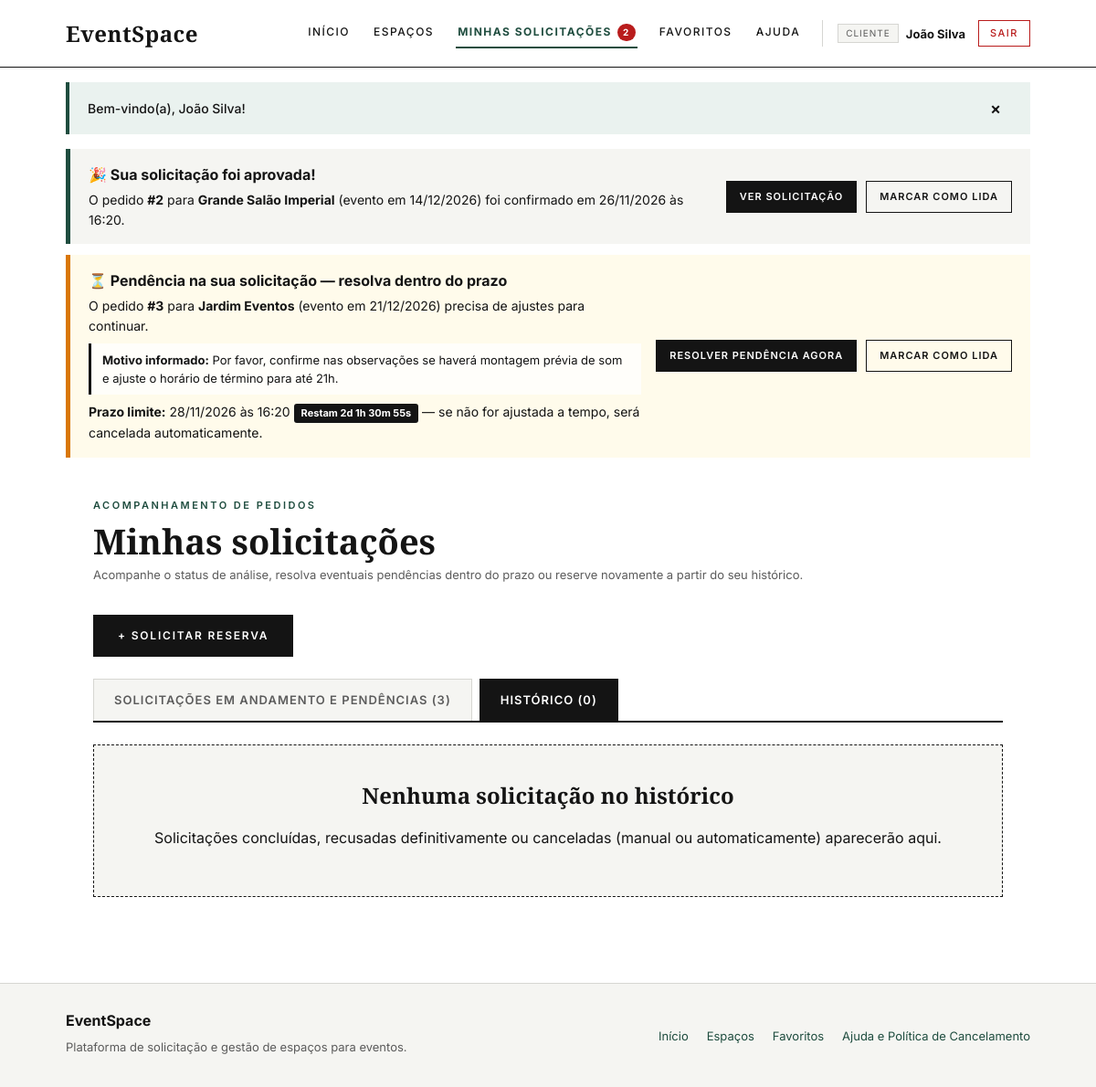
Screenshot of /reservas/minhas?aba=historico (signed in) with the database file from the repository.
### tables this page shows
CREATE TABLE reservas (
  id INT AUTO_INCREMENT PRIMARY KEY,
  espaco_id INT NOT NULL,
  cliente_id INT NOT NULL,
  data_evento DATE NOT NULL,
  hora_inicio TIME NOT NULL,
  hora_fim TIME NOT NULL,
  tipo_evento VARCHAR(60) NOT NULL,
  qtd_pessoas INT NOT NULL,
  observacoes TEXT,
  status ENUM('PENDENTE','APROVADA','REJEITADA','CANCELADA','CONCLUIDA') NOT NULL DEFAULT 'PENDENTE',
  data_solicitacao DATETIME NOT NULL DEFAULT CURRENT_TIMESTAMP,
  data_atualizacao DATETIME NULL DEFAULT NULL,
  notificado TINYINT(1) NOT NULL DEFAULT 1,
  motivo_recusa TEXT NULL DEFAULT NULL,
  prazo_resolucao DATETIME NULL DEFAULT NULL,
  cancelada_automaticamente TINYINT(1) NOT NULL DEFAULT 0,
  motivo_cancelamento TEXT NULL DEFAULT NULL,
  reenviada TINYINT(1) NOT NULL DEFAULT 0,
  FOREIGN KEY (espaco_id) REFERENCES espacos(id),
  FOREIGN KEY (cliente_id) REFERENCES usuarios(id)
);

CREATE TABLE espacos (
  id INT AUTO_INCREMENT PRIMARY KEY,
  nome VARCHAR(100) NOT NULL,
  tipo VARCHAR(50) NOT NULL,
  descricao TEXT,
  comodidades VARCHAR(255),
  capacidade INT NOT NULL,
  preco DECIMAL(10,2) NOT NULL,
  disponivel TINYINT(1) NOT NULL DEFAULT 1,
  responsavel_nome VARCHAR(100) DEFAULT 'Coordenação EventSpace',
  responsavel_contato VARCHAR(100) DEFAULT 'contato@eventspace.com.br · (11) 99999-0000',
  imagem_url VARCHAR(500) NULL DEFAULT NULL,
  imagem_credito VARCHAR(255) NULL DEFAULT NULL,
  galeria_imagens TEXT NULL DEFAULT NULL,
  endereco VARCHAR(255) NULL DEFAULT NULL,
  cidade VARCHAR(100) NOT NULL DEFAULT 'São Paulo',
  estado VARCHAR(2) NOT NULL DEFAULT 'SP',
  cep VARCHAR(15) NULL DEFAULT NULL,
  latitude DECIMAL(10,7) NULL DEFAULT NULL,
  longitude DECIMAL(10,7) NULL DEFAULT NULL
);

### app/helpers.php (called while the page is built, shortened)
<?php
function baseUrl(): string
{
    return defined('BASE_URL') ? (string)constant('BASE_URL') : '';
}
function url(string $path = ''): string
{
    $base = baseUrl();
    $path = ltrim($path, '/');
    return $base . ($path !== '' ? '/' . $path : ($base !== '' ? '/' : '/'));
}
function asset(string $path): string
{
    return baseUrl() . '/assets/' . ltrim($path, '/');
}
function e(mixed $s): string
{
    return htmlspecialchars(is_scalar($s) ? (string)$s : '', ENT_QUOTES, 'UTF-8');
}
function dataBR(?string $d): string
{
    $ts = strtotime($d);
    return $ts !== false ? date('d/m/Y', $ts) : '—';
}
function dataHoraBR(?string $d): string
{
    $ts = strtotime($d);
    return $ts !== false ? date('d/m/Y \à\s H:i', $ts) : '';
}
function dataHoraIso(?string $d): string
{
    $ts = strtotime($d);
    return $ts !== false ? date('c', $ts) : '';
}
function usuarioLogado(): ?array
{
    return $_SESSION['usuario'] ?? null;
}
function temPrazoAtivo(array $reserva): bool
{
    $ts = strtotime((string)$reserva['prazo_resolucao']);
    return $ts !== false && $ts > time();
}
function renderizarView(
    mysqli $conn,
    string $view,
    array $dados = [],
    string $titulo = '',
    string $itemMenuAtivo = ''
): void {
    $u = usuarioLogado();
    $notificacoes = [];
    if ($u && ($u['tipo'] ?? '') === 'cliente') {
        $notificacoes = obterNotificacoesCliente($conn, (int)$u['id']);
    }
    extract($dados, EXTR_SKIP);
    $conteudo = (string)ob_get_clean();
    $usuarioAtual = $u;
    require __DIR__ . '/Views/layout.php';
}

### app/Controllers/reserva_controller.php (called while the page is built, shortened)
<?php
function reservasMinhas(mysqli $conn): void
{
    $u = usuarioLogado();
    $todas = listarReservasCliente($conn, (int)$u['id']);
    $ativas = array_values(array_filter(
        $todas,
        static fn(array $r): bool => in_array($r['status'], ['PENDENTE', 'APROVADA'], true) || temPrazoAtivo($r)
    ));
    $hist = array_values(array_filter(
        $todas,
        static fn(array $r): bool => !in_array($r['status'], ['PENDENTE', 'APROVADA'], true) && !temPrazoAtivo($r)
    ));
    $aba = textoEntrada($_GET, 'aba') === 'historico' ? 'historico' : 'ativas';
    renderizarView($conn, 'reservas/minhas', [
        'aba'    => $aba,
        'ativas' => $ativas,
        'hist'   => $hist,
    ], 'Minhas solicitações', 'solicitudes');
}

### app/Models/reserva_model.php (called while the page is built, shortened)
<?php
function obterNotificacoesCliente(mysqli $conn, int $clienteId): array
{
    $st = $conn->prepare(
        "SELECT r.id, r.status, r.data_evento, r.data_atualizacao, r.motivo_recusa,
                r.prazo_resolucao, r.cancelada_automaticamente, r.motivo_cancelamento,
                e.nome AS espaco
         FROM reservas r
         JOIN espacos e ON e.id = r.espaco_id
         WHERE r.cliente_id = ?
           AND r.notificado = 0
           AND (
               r.status IN ('APROVADA', 'REJEITADA')
               OR (r.status = 'CANCELADA' AND r.cancelada_automaticamente = 1)
           )
         ORDER BY r.data_atualizacao DESC"
    );
    $st->bind_param('i', $clienteId);
    $st->execute();
    return $st->get_result()->fetch_all(MYSQLI_ASSOC);
}

### app/Views/layout.php (the view, shortened to what this page needs)
<?php
$u = $usuarioAtual ?? null;
?>
<!DOCTYPE html>
<html lang="pt-BR">
<head>
  <link rel="stylesheet" href="<?= asset('css/style.css') ?>">
</head>
<body data-base-url="<?= e(baseUrl()) ?>">
  <header class="topo">
    <a class="logo" href="<?= url('') ?>">EventSpace</a>
    <nav aria-label="Navegação principal">
      <?php if ($u && ($u['tipo'] ?? '') === 'administrador'): ?>
        <a href="<?= url('admin') ?>" class="<?= ($itemMenuAtivo ?? '') === 'admin' ? 'ativo' : '' ?>">Painel administrativo</a>
        <a href="<?= url('admin/espacos') ?>" class="<?= ($itemMenuAtivo ?? '') === 'admin_espacos' ? 'ativo' : '' ?>">Gerenciar espaços</a>
        <a href="<?= url('espacos') ?>" class="<?= ($itemMenuAtivo ?? '') === 'espacos' ? 'ativo' : '' ?>">Catálogo público</a>
        <a href="<?= url('ajuda') ?>" class="<?= ($itemMenuAtivo ?? '') === 'ajuda' ? 'ativo' : '' ?>">Ajuda</a>
      <?php else: ?>
        <a href="<?= url('') ?>" class="<?= ($itemMenuAtivo ?? '') === 'inicio' ? 'ativo' : '' ?>">Início</a>
        <a href="<?= url('espacos') ?>" class="<?= ($itemMenuAtivo ?? '') === 'espacos' ? 'ativo' : '' ?>">Espaços</a>
        <?php if ($u): ?>
          <a href="<?= url('reservas/minhas') ?>" class="<?= ($itemMenuAtivo ?? '') === 'solicitudes' ? 'ativo' : '' ?>">
            Minhas solicitações
            <?php if (!empty($notificacoes)): ?>
              <span class="contador-alerta" title="Atualizações nas suas solicitações"><?= count($notificacoes) ?></span>
            <?php endif; ?>
          </a>
        <?php endif; ?>
        <a href="<?= url('favoritos') ?>" class="<?= ($itemMenuAtivo ?? '') === 'favoritos' ? 'ativo' : '' ?>">
          Favoritos<?php if (($qtdFavs ?? 0) > 0): ?> (<?= (int)$qtdFavs ?>)<?php endif; ?>
        </a>
        <a href="<?= url('ajuda') ?>" class="<?= ($itemMenuAtivo ?? '') === 'ajuda' ? 'ativo' : '' ?>">Ajuda</a>
      <?php endif; ?>
      <div class="area-usuario">
        <?php if ($u): ?>
          <span class="identificacao-usuario">
            <span class="perfil-tag"><?= ($u['tipo'] ?? '') === 'administrador' ? 'Administrador' : 'Cliente' ?></span>
            <strong><?= e($u['nome']) ?></strong>
          </span>
          <a class="link-sair" href="<?= url('logout') ?>">Sair</a>
        <?php else: ?>
          <a href="<?= url('login') ?>" class="<?= ($itemMenuAtivo ?? '') === 'entrar' ? 'ativo' : '' ?>">Entrar</a>
          <a href="<?= url('cadastro') ?>" class="botao-menu <?= ($itemMenuAtivo ?? '') === 'cadastrar' ? 'ativo' : '' ?>">Cadastrar</a>
        <?php endif; ?>
      </div>
    </nav>
  </header>
  <?php if (!empty($_SESSION['toast_msg'])):
      $t = $_SESSION['toast_msg'];
  ?>
    <div class="toast-flutuante toast-<?= e($t['tipo']) ?>" role="status" aria-live="polite">
      <div class="toast-conteudo">
        <span><?= e($t['texto']) ?></span>
      </div>
      <button type="button" class="fechar-toast" onclick="this.parentElement.remove()" aria-label="Fechar aviso">×</button>
    </div>
  <?php endif; ?>
  <?php if (!empty($notificacoes)): ?>
    <section class="painel-notificacoes" aria-label="Notificações de solicitações">
      <?php foreach ($notificacoes as $n):
          $temPendencia = ($n['status'] === 'REJEITADA' && temPrazoAtivo($n));
          $ehAutoCancel = ($n['status'] === 'CANCELADA' && !empty($n['cancelada_automaticamente']));
          $classeBorda = $temPendencia ? 'PENDENCIA' : ($ehAutoCancel ? 'CANCELADA' : $n['status']);
      ?>
        <div class="alerta-notificacao status-borda-<?= e($classeBorda) ?>">
          <div class="alerta-notificacao-corpo">
            <?php if ($n['status'] === 'APROVADA'): ?>
              <strong>🎉 Sua solicitação foi aprovada!</strong>
              <p>
                O pedido <strong>#<?= (int)$n['id'] ?></strong> para <strong><?= e($n['espaco']) ?></strong>
                (evento em <?= dataBR($n['data_evento']) ?>) foi confirmado
                <?php if ($n['data_atualizacao']): ?>em <?= dataHoraBR($n['data_atualizacao']) ?><?php endif; ?>.
              </p>
            <?php elseif ($temPendencia): ?>
              <strong>⏳ Pendência na sua solicitação — resolva dentro do prazo</strong>
              <p>
                O pedido <strong>#<?= (int)$n['id'] ?></strong> para <strong><?= e($n['espaco']) ?></strong>
                (evento em <?= dataBR($n['data_evento']) ?>) precisa de ajustes para continuar.
              </p>
              <?php if (!empty($n['motivo_recusa'])): ?>
                <div class="notificacao-motivo">
                  <strong>Motivo informado:</strong> <?= e($n['motivo_recusa']) ?>
                </div>
              <?php endif; ?>
              <p class="notificacao-prazo">
                <strong>Prazo limite:</strong> <?= dataHoraBR($n['prazo_resolucao']) ?>
                <span class="badge-prazo-contador" data-countdown-iso="<?= e(dataHoraIso($n['prazo_resolucao'])) ?>">
                </span>
                — se não for ajustada a tempo, será cancelada automaticamente.
              </p>
            <?php endif; ?>
          </div>
          <div class="acoes-notificacao">
            <?php if ($temPendencia): ?>
              <a class="botao pequeno" href="<?= url('reservas/solicitar?editar=' . (int)$n['id'] . '&dispensar_notif=' . (int)$n['id']) ?>">Resolver pendência agora</a>
            <?php elseif ($ehAutoCancel): ?>
              <a class="botao pequeno" href="<?= url('reservas/minhas?aba=historico&dispensar_notif=' . (int)$n['id']) ?>">Ver histórico</a>
            <?php else: ?>
              <a class="botao pequeno" href="<?= url('reservas/minhas?dispensar_notif=' . (int)$n['id']) ?>">Ver solicitação</a>
            <?php endif; ?>
            <a class="botao pequeno secundario" href="?dispensar_notif=<?= (int)$n['id'] ?>">Marcar como lida</a>
          </div>
        </div>
      <?php endforeach; ?>
    </section>
  <?php endif; ?>
  <main class="pagina">
    <?= $conteudo ?? '' ?>
  </main>
  <footer class="rodape">
    <div class="rodape-interno">
      <div>
        <strong>EventSpace</strong>
        <p class="nota">Plataforma de solicitação e gestão de espaços para eventos.</p>
      </div>
      <div class="rodape-links">
        <a href="<?= url('') ?>">Início</a>
        <a href="<?= url('espacos') ?>">Espaços</a>
        <a href="<?= url('favoritos') ?>">Favoritos</a>
        <a href="<?= url('ajuda') ?>">Ajuda e Política de Cancelamento</a>
      </div>
    </div>
  </footer>
</body>
</html>

### rows the page displays
reservas: id "2", espaco.nome "Grande Salão Imperial", data_evento "14/12/2026", data_atualizacao "26/11/2026 às 16:20"
reservas: id "3", espaco.nome "Jardim Eventos", data_evento "21/12/2026", motivo_recusa "Por favor, confirme nas observações se haverá montagem prévia de som e ajuste o horário de término para até 21h.", prazo_resolucao "28/11/2026 às 16:20"

### other values shown
count($notificacoes) "2"
$u['nome'] "João Silva"
$t['texto'] "Bem-vindo(a), João Silva!"
count($ativas) "3"
count($hist) "0"
